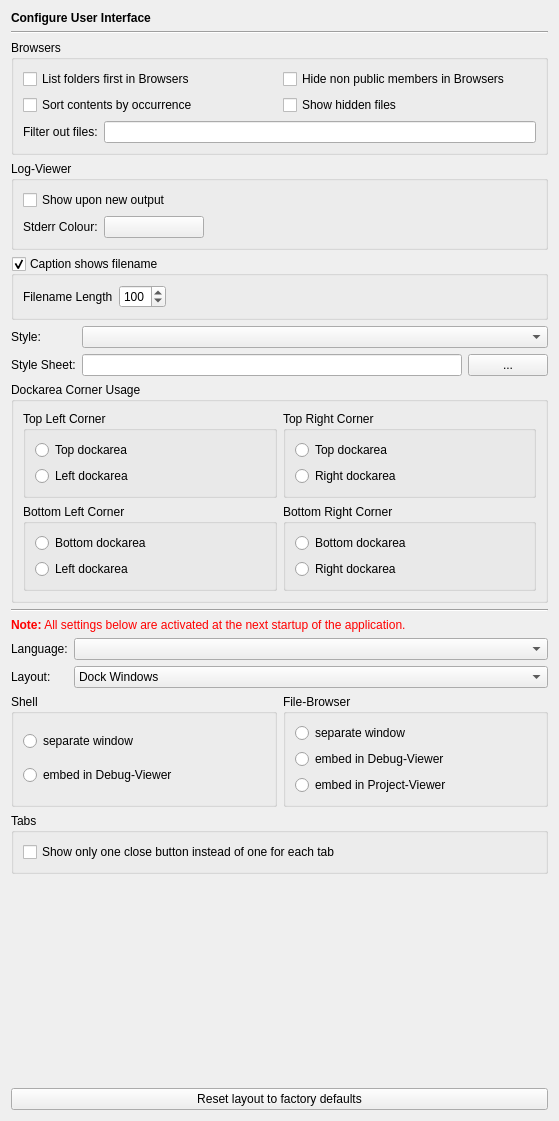
<?xml version="1.0" encoding="UTF-8"?>
<ui version="4.0">
 <class>InterfacePage</class>
 <widget class="QWidget" name="InterfacePage">
  <property name="geometry">
   <rect>
    <x>0</x>
    <y>0</y>
    <width>555</width>
    <height>1121</height>
   </rect>
  </property>
  <layout class="QVBoxLayout" name="verticalLayout">
   <item>
    <widget class="QLabel" name="headerLabel">
     <property name="text">
      <string>&lt;b&gt;Configure User Interface&lt;/b&gt;</string>
     </property>
    </widget>
   </item>
   <item>
    <widget class="Line" name="line9">
     <property name="frameShape">
      <enum>QFrame::HLine</enum>
     </property>
     <property name="frameShadow">
      <enum>QFrame::Sunken</enum>
     </property>
     <property name="orientation">
      <enum>Qt::Horizontal</enum>
     </property>
    </widget>
   </item>
   <item>
    <widget class="QGroupBox" name="groupBox_4">
     <property name="title">
      <string>Browsers</string>
     </property>
     <layout class="QGridLayout" name="gridLayout_2">
      <item row="0" column="0">
       <widget class="QCheckBox" name="uiBrowsersListFoldersFirstCheckBox">
        <property name="toolTip">
         <string>Select, if folders should be listed first in the various browsers</string>
        </property>
        <property name="text">
         <string>List folders first in Browsers</string>
        </property>
       </widget>
      </item>
      <item row="0" column="1">
       <widget class="QCheckBox" name="uiBrowsersHideNonPublicCheckBox">
        <property name="toolTip">
         <string>Select to hide non public classes, methods and attributes in the browsers.</string>
        </property>
        <property name="text">
         <string>Hide non public members in Browsers</string>
        </property>
       </widget>
      </item>
      <item row="1" column="0">
       <widget class="QCheckBox" name="uiBrowsersSortByOccurrenceCheckBox">
        <property name="toolTip">
         <string>Select to sort file contents by occurrence</string>
        </property>
        <property name="text">
         <string>Sort contents by occurrence</string>
        </property>
       </widget>
      </item>
      <item row="1" column="1">
       <widget class="QCheckBox" name="uiBrowsersShowHiddenCheckBox">
        <property name="toolTip">
         <string>Select to show hidden files in the various browsers</string>
        </property>
        <property name="text">
         <string>Show hidden files</string>
        </property>
       </widget>
      </item>
      <item row="2" column="0" colspan="2">
       <layout class="QHBoxLayout" name="horizontalLayout_2">
        <item>
         <widget class="QLabel" name="label_4">
          <property name="text">
           <string>Filter out files:</string>
          </property>
         </widget>
        </item>
        <item>
         <widget class="QLineEdit" name="fileFiltersEdit">
          <property name="toolTip">
           <string>Enter wildcard file patterns separated by semicolon. Files matching these patterns will not be shown by the file browsers.</string>
          </property>
         </widget>
        </item>
       </layout>
      </item>
     </layout>
    </widget>
   </item>
   <item>
    <widget class="QGroupBox" name="groupBox_3">
     <property name="title">
      <string>Log-Viewer</string>
     </property>
     <layout class="QGridLayout" name="gridLayout_3">
      <item row="0" column="0" colspan="3">
       <widget class="QCheckBox" name="lvAutoRaiseCheckBox">
        <property name="toolTip">
         <string>Select to show the log-viewer upon new output</string>
        </property>
        <property name="text">
         <string>Show upon new output</string>
        </property>
       </widget>
      </item>
      <item row="1" column="0">
       <widget class="QLabel" name="TextLabel3_2_2">
        <property name="text">
         <string>Stderr Colour:</string>
        </property>
       </widget>
      </item>
      <item row="1" column="1">
       <widget class="QPushButton" name="stderrTextColourButton">
        <property name="minimumSize">
         <size>
          <width>100</width>
          <height>0</height>
         </size>
        </property>
        <property name="toolTip">
         <string>Select the colour for text sent to stderr</string>
        </property>
        <property name="text">
         <string/>
        </property>
       </widget>
      </item>
      <item row="1" column="2">
       <spacer name="horizontalSpacer">
        <property name="orientation">
         <enum>Qt::Horizontal</enum>
        </property>
        <property name="sizeHint" stdset="0">
         <size>
          <width>319</width>
          <height>20</height>
         </size>
        </property>
       </spacer>
      </item>
     </layout>
    </widget>
   </item>
   <item>
    <widget class="QGroupBox" name="uiCaptionShowsFilenameGroupBox">
     <property name="focusPolicy">
      <enum>Qt::StrongFocus</enum>
     </property>
     <property name="toolTip">
      <string>Select, if the caption of the main window should show the filename of the current editor</string>
     </property>
     <property name="title">
      <string>Caption shows filename</string>
     </property>
     <property name="checkable">
      <bool>true</bool>
     </property>
     <layout class="QHBoxLayout">
      <item>
       <widget class="QLabel" name="label">
        <property name="text">
         <string>Filename Length</string>
        </property>
       </widget>
      </item>
      <item>
       <widget class="QSpinBox" name="filenameLengthSpinBox">
        <property name="toolTip">
         <string>Enter the number of characters to be shown in the main window title.</string>
        </property>
        <property name="minimum">
         <number>10</number>
        </property>
        <property name="maximum">
         <number>999</number>
        </property>
        <property name="singleStep">
         <number>10</number>
        </property>
        <property name="value">
         <number>100</number>
        </property>
       </widget>
      </item>
      <item>
       <spacer>
        <property name="orientation">
         <enum>Qt::Horizontal</enum>
        </property>
        <property name="sizeHint" stdset="0">
         <size>
          <width>31</width>
          <height>23</height>
         </size>
        </property>
       </spacer>
      </item>
     </layout>
    </widget>
   </item>
   <item>
    <layout class="QGridLayout">
     <item row="0" column="0">
      <widget class="QLabel" name="label_2">
       <property name="text">
        <string>Style:</string>
       </property>
      </widget>
     </item>
     <item row="0" column="1" colspan="2">
      <widget class="QComboBox" name="styleComboBox">
       <property name="toolTip">
        <string>Select the interface style</string>
       </property>
      </widget>
     </item>
     <item row="1" column="0">
      <widget class="QLabel" name="label_3">
       <property name="text">
        <string>Style Sheet:</string>
       </property>
      </widget>
     </item>
     <item row="1" column="1">
      <widget class="QLineEdit" name="styleSheetEdit">
       <property name="toolTip">
        <string>Enter the name of the style sheet file</string>
       </property>
      </widget>
     </item>
     <item row="1" column="2">
      <widget class="QPushButton" name="styleSheetButton">
       <property name="toolTip">
        <string>Select the style sheet file via a file selection dialog</string>
       </property>
       <property name="text">
        <string>...</string>
       </property>
      </widget>
     </item>
    </layout>
   </item>
   <item>
    <widget class="QGroupBox" name="groupBox">
     <property name="title">
      <string>Dockarea Corner Usage</string>
     </property>
     <layout class="QGridLayout">
      <item row="0" column="0">
       <widget class="QGroupBox" name="groupBox_2">
        <property name="title">
         <string>Top Left Corner</string>
        </property>
        <layout class="QVBoxLayout">
         <item>
          <widget class="QRadioButton" name="tlTopButton">
           <property name="toolTip">
            <string>Select to assign the top left corner to the top dockarea</string>
           </property>
           <property name="text">
            <string>Top dockarea</string>
           </property>
          </widget>
         </item>
         <item>
          <widget class="QRadioButton" name="tlLeftButton">
           <property name="toolTip">
            <string>Select to assign the top left corner to the left dockarea</string>
           </property>
           <property name="text">
            <string>Left dockarea</string>
           </property>
          </widget>
         </item>
        </layout>
       </widget>
      </item>
      <item row="0" column="1">
       <widget class="QGroupBox" name="groupBox_5">
        <property name="title">
         <string>Top Right Corner</string>
        </property>
        <layout class="QVBoxLayout">
         <item>
          <widget class="QRadioButton" name="trTopButton">
           <property name="toolTip">
            <string>Select to assign the top right corner to the top dockarea</string>
           </property>
           <property name="text">
            <string>Top dockarea</string>
           </property>
          </widget>
         </item>
         <item>
          <widget class="QRadioButton" name="trRightButton">
           <property name="toolTip">
            <string>Select to assign the top right corner to the right dockarea</string>
           </property>
           <property name="text">
            <string>Right dockarea</string>
           </property>
          </widget>
         </item>
        </layout>
       </widget>
      </item>
      <item row="1" column="0">
       <widget class="QGroupBox" name="groupBox_6">
        <property name="title">
         <string>Bottom Left Corner</string>
        </property>
        <layout class="QVBoxLayout">
         <item>
          <widget class="QRadioButton" name="blBottomButton">
           <property name="toolTip">
            <string>Select to assign the bottom left corner to the bottom dockarea</string>
           </property>
           <property name="text">
            <string>Bottom dockarea</string>
           </property>
          </widget>
         </item>
         <item>
          <widget class="QRadioButton" name="blLeftButton">
           <property name="toolTip">
            <string>Select to assign the bottom left corner to the left dockarea</string>
           </property>
           <property name="text">
            <string>Left dockarea</string>
           </property>
          </widget>
         </item>
        </layout>
       </widget>
      </item>
      <item row="1" column="1">
       <widget class="QGroupBox" name="groupBox_7">
        <property name="title">
         <string>Bottom Right Corner</string>
        </property>
        <layout class="QVBoxLayout">
         <item>
          <widget class="QRadioButton" name="brTopButton">
           <property name="toolTip">
            <string>Select to assign the bottom right corner to the bottom dockarea</string>
           </property>
           <property name="text">
            <string>Bottom dockarea</string>
           </property>
          </widget>
         </item>
         <item>
          <widget class="QRadioButton" name="brRightButton">
           <property name="toolTip">
            <string>Select to assign the bottom right corner to the right dockarea</string>
           </property>
           <property name="text">
            <string>Right dockarea</string>
           </property>
          </widget>
         </item>
        </layout>
       </widget>
      </item>
     </layout>
    </widget>
   </item>
   <item>
    <widget class="Line" name="line9_2">
     <property name="frameShape">
      <enum>QFrame::HLine</enum>
     </property>
     <property name="frameShadow">
      <enum>QFrame::Sunken</enum>
     </property>
     <property name="orientation">
      <enum>Qt::Horizontal</enum>
     </property>
    </widget>
   </item>
   <item>
    <widget class="QLabel" name="TextLabel1_2_2_2">
     <property name="text">
      <string>&lt;font color=&quot;#FF0000&quot;&gt;&lt;b&gt;Note:&lt;/b&gt; All settings below are activated at the next startup of the application.&lt;/font&gt;</string>
     </property>
    </widget>
   </item>
   <item>
    <layout class="QGridLayout" name="gridLayout">
     <item row="0" column="0">
      <widget class="QLabel" name="languageLabel">
       <property name="sizePolicy">
        <sizepolicy hsizetype="Fixed" vsizetype="Preferred">
         <horstretch>0</horstretch>
         <verstretch>0</verstretch>
        </sizepolicy>
       </property>
       <property name="text">
        <string>Language:</string>
       </property>
       <property name="buddy">
        <cstring>languageComboBox</cstring>
       </property>
      </widget>
     </item>
     <item row="0" column="1">
      <widget class="QComboBox" name="languageComboBox">
       <property name="sizePolicy">
        <sizepolicy hsizetype="Expanding" vsizetype="Fixed">
         <horstretch>0</horstretch>
         <verstretch>0</verstretch>
        </sizepolicy>
       </property>
       <property name="toolTip">
        <string>Select the interface language.</string>
       </property>
       <property name="whatsThis">
        <string>The interface language can be selected from this list. If &quot;system&quot; is selected, the interface language is determined by the system. The selection of &quot;none&quot; means, that the default language will be used.</string>
       </property>
      </widget>
     </item>
     <item row="1" column="0">
      <widget class="QLabel" name="layoutLabel">
       <property name="text">
        <string>Layout:</string>
       </property>
      </widget>
     </item>
     <item row="1" column="1">
      <widget class="QComboBox" name="layoutComboBox">
       <property name="sizePolicy">
        <sizepolicy hsizetype="Expanding" vsizetype="Fixed">
         <horstretch>0</horstretch>
         <verstretch>0</verstretch>
        </sizepolicy>
       </property>
       <property name="toolTip">
        <string>Select the layout type.</string>
       </property>
       <item>
        <property name="text">
         <string>Dock Windows</string>
        </property>
       </item>
       <item>
        <property name="text">
         <string>Floating Windows </string>
        </property>
       </item>
       <item>
        <property name="text">
         <string>Toolboxes</string>
        </property>
       </item>
       <item>
        <property name="text">
         <string>Sidebars</string>
        </property>
       </item>
      </widget>
     </item>
    </layout>
   </item>
   <item>
    <layout class="QHBoxLayout" name="horizontalLayout">
     <item>
      <widget class="QGroupBox" name="groupBox_9">
       <property name="title">
        <string>Shell</string>
       </property>
       <layout class="QVBoxLayout" name="_8">
        <item>
         <widget class="QRadioButton" name="separateShellButton">
          <property name="toolTip">
           <string>Select to get a separate shell window</string>
          </property>
          <property name="text">
           <string>separate window</string>
          </property>
         </widget>
        </item>
        <item>
         <widget class="QRadioButton" name="debugEmbeddedShellButton">
          <property name="toolTip">
           <string>Select to embed the shell in the Debug-Viewer</string>
          </property>
          <property name="text">
           <string>embed in Debug-Viewer</string>
          </property>
         </widget>
        </item>
       </layout>
      </widget>
     </item>
     <item>
      <widget class="QGroupBox" name="groupBox_10">
       <property name="title">
        <string>File-Browser</string>
       </property>
       <layout class="QVBoxLayout" name="_9">
        <item>
         <widget class="QRadioButton" name="separateFileBrowserButton">
          <property name="toolTip">
           <string>Select to get a separate file browser window</string>
          </property>
          <property name="text">
           <string>separate window</string>
          </property>
         </widget>
        </item>
        <item>
         <widget class="QRadioButton" name="debugEmbeddedFileBrowserButton">
          <property name="toolTip">
           <string>Select to embed the file browser in the Debug-Viewer</string>
          </property>
          <property name="text">
           <string>embed in Debug-Viewer</string>
          </property>
         </widget>
        </item>
        <item>
         <widget class="QRadioButton" name="projectEmbeddedFileBrowserButton">
          <property name="toolTip">
           <string>Select to embed the file browser in the Project-Viewer</string>
          </property>
          <property name="text">
           <string>embed in Project-Viewer</string>
          </property>
         </widget>
        </item>
       </layout>
      </widget>
     </item>
    </layout>
   </item>
   <item>
    <widget class="QGroupBox" name="tabsGroupBox">
     <property name="title">
      <string>Tabs</string>
     </property>
     <layout class="QVBoxLayout" name="verticalLayout_2">
      <item>
       <widget class="QCheckBox" name="tabsCloseButtonCheckBox">
        <property name="text">
         <string>Show only one close button instead of one for each tab</string>
        </property>
       </widget>
      </item>
     </layout>
    </widget>
   </item>
   <item>
    <spacer>
     <property name="orientation">
      <enum>Qt::Vertical</enum>
     </property>
     <property name="sizeHint" stdset="0">
      <size>
       <width>537</width>
       <height>41</height>
      </size>
     </property>
    </spacer>
   </item>
   <item>
    <widget class="QPushButton" name="resetLayoutButton">
     <property name="text">
      <string>Reset layout to factory defaults</string>
     </property>
    </widget>
   </item>
  </layout>
 </widget>
 <tabstops>
  <tabstop>uiBrowsersListFoldersFirstCheckBox</tabstop>
  <tabstop>uiBrowsersHideNonPublicCheckBox</tabstop>
  <tabstop>uiBrowsersSortByOccurrenceCheckBox</tabstop>
  <tabstop>uiBrowsersShowHiddenCheckBox</tabstop>
  <tabstop>fileFiltersEdit</tabstop>
  <tabstop>lvAutoRaiseCheckBox</tabstop>
  <tabstop>stderrTextColourButton</tabstop>
  <tabstop>uiCaptionShowsFilenameGroupBox</tabstop>
  <tabstop>filenameLengthSpinBox</tabstop>
  <tabstop>styleComboBox</tabstop>
  <tabstop>styleSheetEdit</tabstop>
  <tabstop>styleSheetButton</tabstop>
  <tabstop>tlTopButton</tabstop>
  <tabstop>tlLeftButton</tabstop>
  <tabstop>trTopButton</tabstop>
  <tabstop>trRightButton</tabstop>
  <tabstop>blBottomButton</tabstop>
  <tabstop>blLeftButton</tabstop>
  <tabstop>brTopButton</tabstop>
  <tabstop>brRightButton</tabstop>
  <tabstop>languageComboBox</tabstop>
  <tabstop>layoutComboBox</tabstop>
  <tabstop>separateShellButton</tabstop>
  <tabstop>debugEmbeddedShellButton</tabstop>
  <tabstop>separateFileBrowserButton</tabstop>
  <tabstop>debugEmbeddedFileBrowserButton</tabstop>
  <tabstop>projectEmbeddedFileBrowserButton</tabstop>
  <tabstop>tabsCloseButtonCheckBox</tabstop>
  <tabstop>resetLayoutButton</tabstop>
 </tabstops>
 <resources/>
 <connections/>
</ui>
